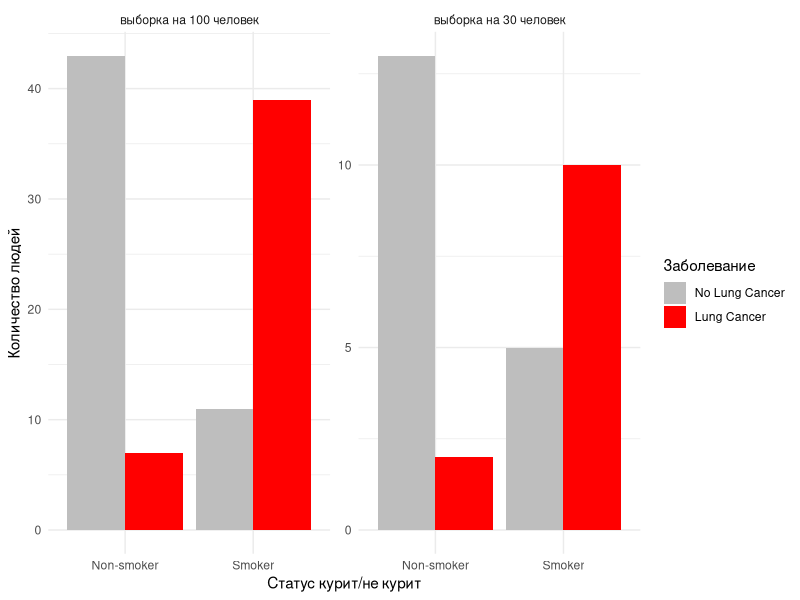
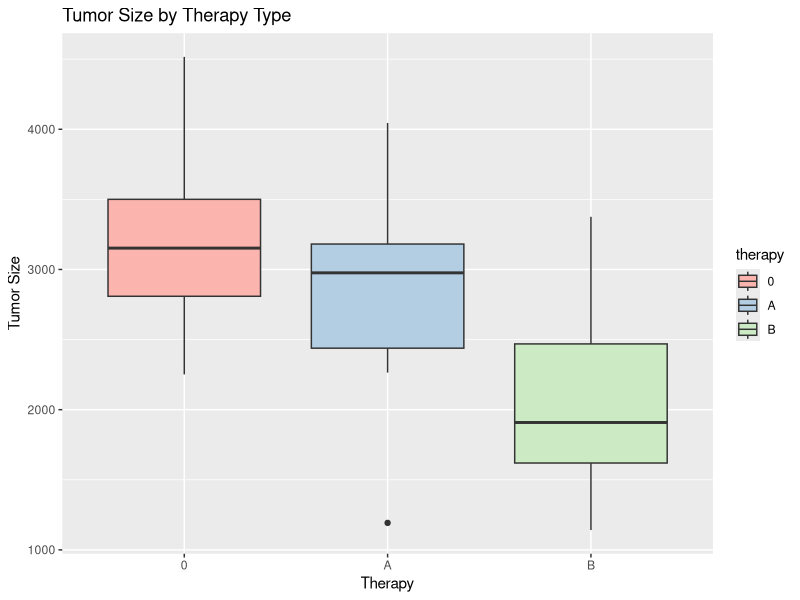

Source code (R) for these figures, in order:
## ---- chunk 1
# Установка seed для воспроизводимости результатов.set.seed(123) гарантирует, что результаты будут воспроизводимыми, если код будет запущен повторно
set.seed(123)

# Размер выборки <- 30 задает размер выборки в 30 пациентов
sample_size <- 30

# Генерация данных. rnorm генерирует нормально распределенные данные артериального давления, измеренные "до лечения" и "после лечения".
before_treatment <- rnorm(sample_size, mean = 140, sd = 10)
after_treatment <- rnorm(sample_size, mean = 130, sd = 10)

# Нулевая гипотеза H0: среднее давление до и после приема препарата не изменилось
# Альтернативная гипотеза H1: среднее давление после приема препарата снизилось

# Уровень значимости alpha устанавливается на 0.05, что является стандартным порогом для многих статистических тестов
alpha <- 0.05

# Выбор статистического теста: t-тест для зависимых выборок. t.test с параметром paired = TRUE указывает на то, что мы проводим парный t-тест, так как данные до и после лечения связаны между собой.
# alternative = "greater" указывает, что мы тестируем одностороннюю альтернативную гипотезу о том, что среднее давление после лечения меньше, чем до лечения.

t_test_result <- t.test(before_treatment, after_treatment, paired = TRUE, alternative = "greater")

# Вывод результатов теста
t_test_result

## ---- chunk 2
# Установка seed для для воспроизводимости результатов.set.seed(123) гарантирует, что результаты будут воспроизводимыми, если код будет запущен повторно
set.seed(123)

# Размеры выборок
sample_size1 <- 100
sample_size2 <- 30

# Генерация данных. Мы создаем две выборки данных для курящих и некурящих людей, используя функцию rep(), которая повторяет значения в векторе. Затем мы генерируем случаи рака легких с помощью функции rbinom(), которая генерирует случайные значения из биномиального распределения, где вероятность заболевания раком легких у курящих составляет 0.8, а у некурящих – 0.2

smokers1 <- rep(c(1, 0), each = sample_size1 / 2)
lung_cancer1 <- c(rbinom(sample_size1 / 2, 1, 0.8), rbinom(sample_size1 / 2, 1, 0.2))

smokers2 <- rep(c(1, 0), each = sample_size2 / 2)
lung_cancer2 <- c(rbinom(sample_size2 / 2, 1, 0.8), rbinom(sample_size2 / 2, 1, 0.2))

# Формулировка гипотез
# Нулевая гипотеза (H0): Нет связи между курением и раком легких. Это означает, что вероятность развития рака легких у курящих и некурящих одинакова.
# Альтернативная гипотеза (H1): Существует связь между курением и раком легких. Вероятность заболеть раком легких у курящих выше, чем у некурящих.

# Уровень значимости alpha обычно устанавливается на уровне 0.05, что означает, что мы готовы принять вероятность ошибочного отклонения нулевой гипотезы в 5% случаев
alpha <- 0.05

# Выбор статистического теста: хи-квадрат тест независимости
# Этот тест используется для категориальных данных, чтобы проверить, есть ли статистически значимая связь между двумя переменными. Используем функцию chisq.test() для выполнения хи-квадрат теста на двух разных выборках (с размерами 100 и 30). Функция принимает на вход таблицу сопряженности, созданную с помощью table(), которая содержит частоты встречаемости каждой комбинации категорий (курение и рак легких).

# Для выборки sample_size1
chi_test_result1 <- chisq.test(table(smokers1, lung_cancer1))

# Для выборки sample_size2
chi_test_result2 <- chisq.test(table(smokers2, lung_cancer2))

# Вывод результатов теста
chi_test_result1
chi_test_result2

## ---- chunk 3
library(ggplot2)

# Создание датафреймов для обеих выборок
data1 <- data.frame(Sample = "выборка на 100 человек",
                    SmokingStatus = factor(smokers1, labels = c("Non-smoker", "Smoker")),
                    LungCancer = as.factor(lung_cancer1))

data2 <- data.frame(Sample = "выборка на 30 человек",
                    SmokingStatus = factor(smokers2, labels = c("Non-smoker", "Smoker")),
                    LungCancer = as.factor(lung_cancer2))

# Объединение датафреймов
combined_data <- rbind(data1, data2)

# Визуализация данных для обеих выборок
ggplot(combined_data, aes(x = SmokingStatus, fill = LungCancer)) +
  geom_bar(position = "dodge") +
  facet_wrap(~ Sample, scales = "free_y") +
  scale_fill_manual(values = c("gray", "red"), labels = c("No Lung Cancer", "Lung Cancer")) +
  labs(x = "Статус курит/не курит", y = "Количество людей", fill = "Заболевание") +
  theme_minimal()

## ---- chunk 4
# Установка seed для для воспроизводимости результатов.set.seed(123) гарантирует, что результаты будут воспроизводимыми, если код будет запущен повторно
set.seed(123)

# Генерируем данные для двух групп. Пусть в каждой будет по 50 пациентов.
group1 <- runif(50, min=0, max=10)  # Диетотерапия
group2 <- runif(50, min=0, max=10)  # Новый метод лечения

#Формулировка гипотез
#Нулевая гипотеза (H0): Новый метод лечения не оказывает влияния на уровень болевых симптомов по сравнению с диетотерапией. Это означает, что различия в уровне болевых симптомов между группами не являются статистически значимыми.
#Альтернативная гипотеза (H1): Новый метод лечения оказывает влияние на уровень болевых симптомов по сравнению с диетотерапией. То есть, существуют статистически значимые различия в уровне болевых симптомов между группами.

# Уровень значимости. Обычно выбирают α = 0.05, что означает, что мы готовы принять до 5% вероятности ошибочно отвергнуть нулевую гипотезу, когда она на самом деле верна
alpha <- 0.05

#Для проверки гипотезы мы должны выбрать подходящий статистический тест. В данном случае, исследователь избегает предположений о распределении данных, что делает неприменимыми параметрические тесты, такие как t-тест, которые требуют нормальности распределения данных. Вместо этого мы используем непараметрический тест Манна-Уитни (также известный как U-тест), который не делает предположений о форме распределения данных и может использоваться для сравнения двух независимых выборок. Этот тест сравнивает медианы двух групп и является альтернативой t-теста для независимых выборок в случае, если данные не соответствуют предположениям параметрических тестов.

test_result <- wilcox.test(group1, group2)

# Наблюдаемое значение статистики и p-value
test_statistic <- test_result$statistic
p_value <- test_result$p.value

# Выводим результаты
test_statistic
p_value

# Оценка значимости
if (p_value < alpha) {
  print("Отвергаем нулевую гипотезу, есть значимые различия.")
} else {
  print("Не отвергаем нулевую гипотезу, нет значимых различий.")
}

## ---- chunk 5
library(tibble)
library(ggplot2)
library(dplyr)

# Генерация датасета
set.seed(123)
tumor <- tibble(
  therapy = c(rep("0", 10), rep("A", 10), rep("B", 10)),
  value = c(rep(3213, 10), rep(2687, 10), rep(2423, 10))
) %>%
  mutate(therapy = factor(therapy, levels = c("0", "A", "B")))
tumor$value <- tumor$value + rnorm(30, 0, 760)

# Построение графика "ящик с усами"
ggplot(tumor, aes(x=therapy, y=value, fill=therapy)) + 
  geom_boxplot() +
  xlab("Therapy") +
  ylab("Tumor Size") +
  ggtitle("Tumor Size by Therapy Type") +
  scale_fill_brewer(palette="Pastel1") # Используем палитру цветов для заливки

## ---- chunk 6
# Проверка на нормальность распределения. Мы можем использовать тест Шапиро-Уилка для проверки нормальности распределения в каждой группе.
shapiro.test(tumor$value[tumor$therapy == "0"])
shapiro.test(tumor$value[tumor$therapy == "A"])
shapiro.test(tumor$value[tumor$therapy == "B"])
## ---- chunk 7
# Проверим гомогенность дисперсий с помощью теста Бартлетта. 

# Тест Бартлетта
bartlett.test(value ~ therapy, data=tumor)
## ---- chunk 8
# Дисперсионный анализ. Дисперсионный анализ (ANOVA) был выбран, потому что он позволяет сравнить средние значения трех или более групп. Это параметрический тест, который предполагает, что данные имеют нормальное распределение и гомогенность дисперсий.

anova_result <- aov(value ~ therapy, data=tumor)
summary(anova_result)

# Попарные сравнения с помощью критерия Тьюки. Критерий Тьюки для попарных сравнений был выбран после ANOVA, чтобы определить, между какими конкретными группами существуют статистически значимые различия. Этот метод контролирует общую вероятность ошибки первого рода при множественных сравнениях.

tukey_result <- TukeyHSD(anova_result)
tukey_result

